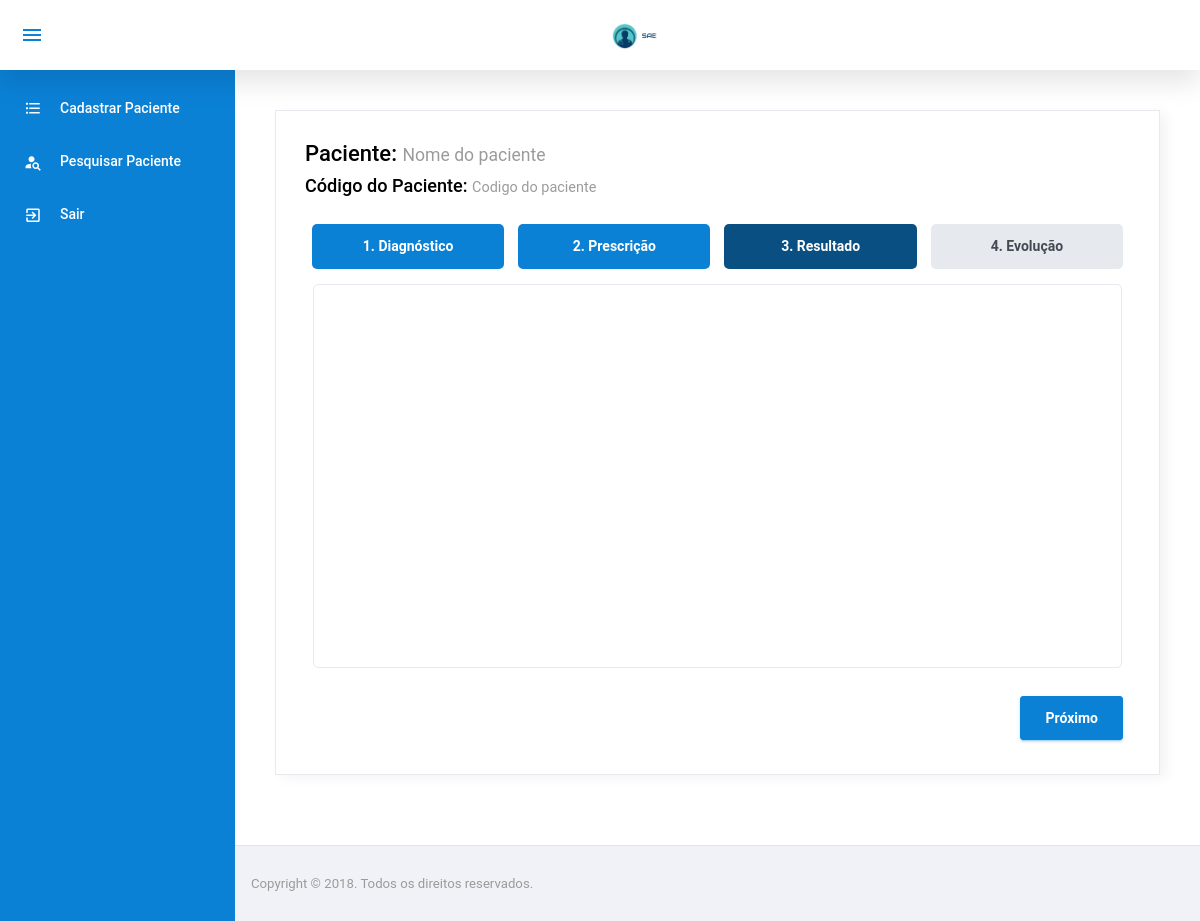
Before: /rotina/RotinaResultado.php?idQuestionario=6 (signed in) with the older database file.
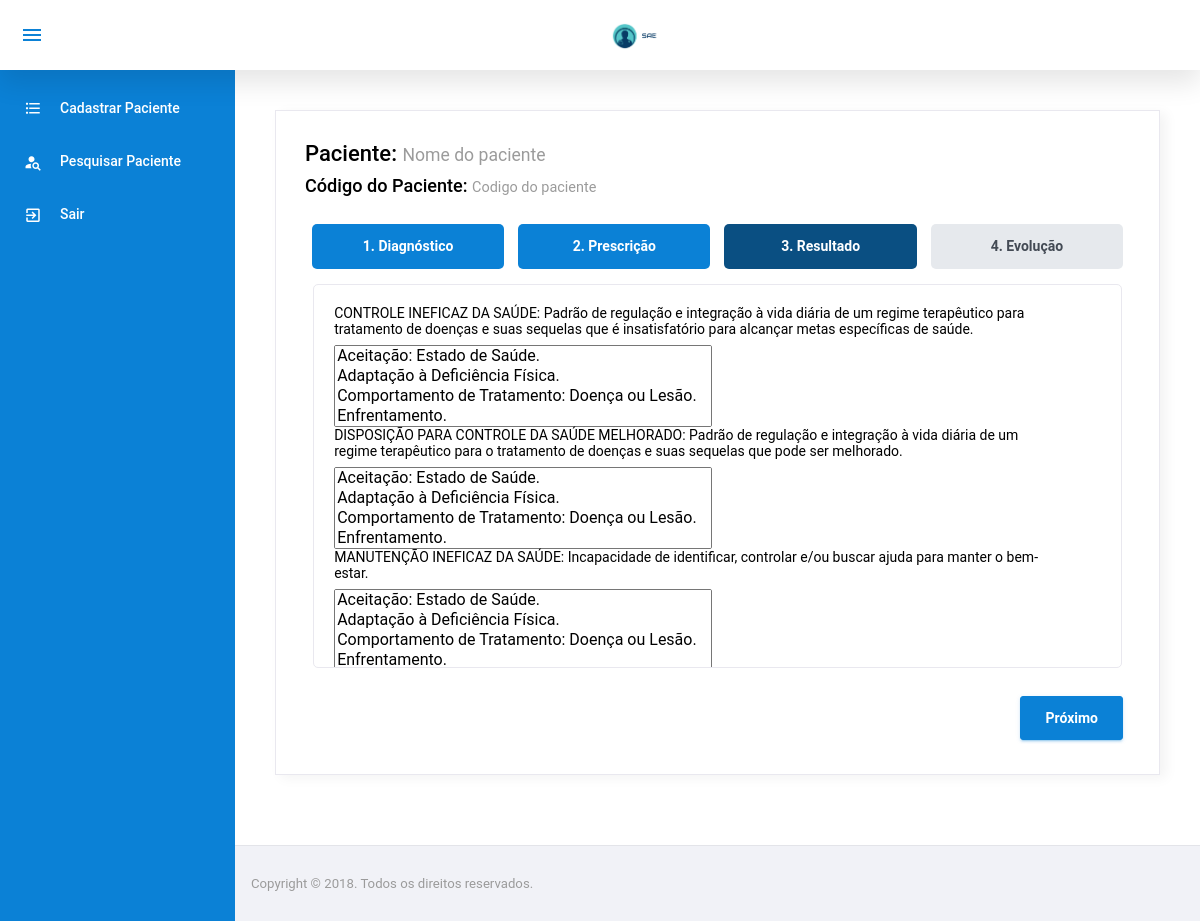
After: the same page with the newer database file.
### tables this page shows
CREATE TABLE `pacientediagnostico` (
  `IdDiagnostico` int(11) NOT NULL,
  `IdQuestionarioDiagPresc` int(11) NOT NULL
);

CREATE TABLE `diagnostico` (
  `IdDiagnostico` int(11) NOT NULL,
  `Descricao` varchar(300) NOT NULL,
  `IdUnidadeInternacao` tinyint(4) NOT NULL
);

### config/BD.php (called while the page is built, shortened)
<?php
	class BancoDados{
		public static function obterConexao(){
			if(isset($conexao) == false){
				$conexao = new PDO("mysql:dbname=u989534060_sae;host=localhost","root","",array(PDO::MYSQL_ATTR_INIT_COMMAND => "SET NAMES utf8"));
				$conexao->setAttribute(PDO::ATTR_ERRMODE, PDO::ERRMODE_EXCEPTION);
			}
			return $conexao;
		}
	}
?>

### model/PacienteDiagnosticoModel.php (called while the page is built, shortened)
<?php
	require_once $_SERVER["DOCUMENT_ROOT"] . "/sae/config/BD.php";
	class PacienteDiagnosticoModel{
		private $bd;
		 function __construct(){
		 	$this->bd = BancoDados::obterConexao();
		 }
         public function listarIdQuestionarioDiagPresc($idQuestionarioDiagPresc){
            $listarIdQuestionarioDiagPresc = $this->bd->prepare("SELECT * from pacienteDiagnostico where IdQuestionarioDiagPresc = :idQuestionarioDiagPresc");
            $listarIdQuestionarioDiagPresc->bindParam(":idQuestionarioDiagPresc", $idQuestionarioDiagPresc);
            $listarIdQuestionarioDiagPresc->execute();
            $res = $listarIdQuestionarioDiagPresc->fetchAll(PDO::FETCH_ASSOC);
            return $res;
         }
	}
?>

### model/DiagnosticoModel.php (called while the page is built, shortened)
<?php
	require_once $_SERVER["DOCUMENT_ROOT"] . "/sae/config/BD.php";
	class DiagnosticoModel{
		private $bd;
		 function __construct(){
		 	$this->bd = BancoDados::obterConexao();
		 }
		public function listarID($idDiagnostico){
            $listarUm = $this->bd->prepare("SELECT * from diagnostico where idDiagnostico = :idDiagnostico");
            $listarUm->bindParam(":idDiagnostico", $idDiagnostico, PDO::PARAM_INT);
            $listarUm->execute();
            $res = $listarUm->fetch(PDO::FETCH_ASSOC);
            return $res;
		 }
	}
?>

### model/ResultadoModel.php (called while the page is built, shortened)
<?php
	require_once $_SERVER["DOCUMENT_ROOT"] . "/sae/config/BD.php";
	class ResultadoModel{
		private $bd;
		 function __construct(){
		 	$this->bd = BancoDados::obterConexao();
		 }
		public function listarResultadosPorDiagnostico($idDiagnostico){
			$listarResultadosID = $this->bd->query("SELECT * from resultado WHERE idDiagnostico = " . $idDiagnostico);
		    $listarResultadosID->bindParam(":idDiagnostico", $idDiagnostico);
			$res = $listarResultadosID->fetchAll(PDO::FETCH_ASSOC);
			return $res;
		}
	}
?>

### rotina/RotinaResultado.php (the view, shortened to what the changed rows need)
<!DOCTYPE html>
<html lang="pt-br">
<?php
    include $_SERVER["DOCUMENT_ROOT"] . "/sae/template/header.php";
    require_once $_SERVER["DOCUMENT_ROOT"]	. "/sae/model/PacienteDiagnosticoModel.php";
    require_once $_SERVER["DOCUMENT_ROOT"]	. "/sae/model/ResultadoModel.php";
    require_once $_SERVER["DOCUMENT_ROOT"]	. "/sae/model/DiagnosticoModel.php";
    $resultadoModel = new ResultadoModel();
    $pacienteDiagnosticoModel = new PacienteDiagnosticoModel();
    $diagnosticoModel = new DiagnosticoModel();
    $idQuestionario = $_GET["idQuestionario"];
    $resQuestionarioDiagnosticos = $pacienteDiagnosticoModel->listarIdQuestionarioDiagPresc($idQuestionario);
?>
<body>
  <div class="container-scroller">
    <?php require '../template/menuENF.php'; ?>
      <div class="main-panel">
        <div class="content-wrapper">
            <div class="row">
                <div class="col-12 grid-margin">
                  <div class="card">
                    <div class="card-body">
                      <br>
                      <form id="form-rotina" method="POST" action="../controller/QuestionarioDiagnosticoController.php?acao=cadastrarResultado">
                        <div role="application" class="wizard clearfix" id="steps-uid-0">
                        <div class="content clearfix">
                        <section id="steps-uid-0-p-1" role="tabpanel" aria-labelledby="steps-uid-0-h-1" class="body current" style="left: 0px;" aria-hidden="false">
                          <?php
                                  foreach($resQuestionarioDiagnosticos as $diagnostico){
                          ?>
                          <?php
                                    $resDiagnostico = $diagnosticoModel->listarID($diagnostico["IdDiagnostico"]);
                                    ?>
                                    <p><?php echo $resDiagnostico['Descricao']?></p>
                                    <select multiple name="diagnostico<?php echo $diagnostico["IdDiagnostico"] ?>[]">
                                    <?php
                                    $resResultado = $resultadoModel->listarResultadosPorDiagnostico($resDiagnostico['IdDiagnostico']);
                                    foreach($resResultado as $resultado){
                                    ?>
                                    <option value="<?php echo $resultado['IdResultado']; ?>"><?php echo $resultado["Descricao"];?></option>
                                    <?php } ?>
                                    </select>
                                  <?php } ?>
                          </section>
                        </div>
                        </div>
                      </form>
                    </div>
                  </div>
                </div>
              </div>
        </div>
      </div>
    </div>
  </div>
</body>
</html>

Changed rows visible on the page:
added pacientediagnostico: IdDiagnostico.Descricao "CONTROLE INEFICAZ DA SAÚDE: Padrão de regulação e integração à vida diária de um regime terapêutico para tratamento de doenças e suas sequelas que é insatisfatório para alcançar metas específicas de saúde.", IdDiagnostico "Aceitação: Estado de Saúde. / Adaptação à Deficiência Física. / Comportamento de Tratamento: Doença ou Lesão. / Enfrentamento.", resultado ($resultado['IdResultado'] 21 (drawn)), resultado ($resultado['IdResultado'] 22 (drawn)), resultado ($resultado['IdResultado'] 23 (drawn)), resultado ($resultado['IdResultado'] 24 (drawn)), resultado ($resultado['IdResultado'] 25 (drawn))
added pacientediagnostico: IdDiagnostico.Descricao "DISPOSIÇÃO PARA CONTROLE DA SAÚDE MELHORADO: Padrão de regulação e integração à vida diária de um regime terapêutico para o tratamento de doenças e suas sequelas que pode ser melhorado.", IdDiagnostico "Aceitação: Estado de Saúde. / Adaptação à Deficiência Física. / Comportamento de Tratamento: Doença ou Lesão. / Enfrentamento.", resultado ($resultado['IdResultado'] 12 (drawn)), resultado ($resultado['IdResultado'] 13 (drawn)), resultado ($resultado['IdResultado'] 14 (drawn)), resultado ($resultado['IdResultado'] 15 (drawn)), resultado ($resultado['IdResultado'] 16 (drawn))
added pacientediagnostico: IdDiagnostico.Descricao "MANUTENÇÃO INEFICAZ DA SAÚDE: Incapacidade de identificar, controlar e/ou buscar ajuda para manter o bem-estar.", IdDiagnostico "Aceitação: Estado de Saúde. / Adaptação à Deficiência Física. / Comportamento de Tratamento: Doença ou Lesão. / Enfrentamento.", resultado ($resultado['IdResultado'] 29 (drawn)), resultado ($resultado['IdResultado'] 30 (drawn)), resultado ($resultado['IdResultado'] 31 (drawn)), resultado ($resultado['IdResultado'] 32 (drawn))
